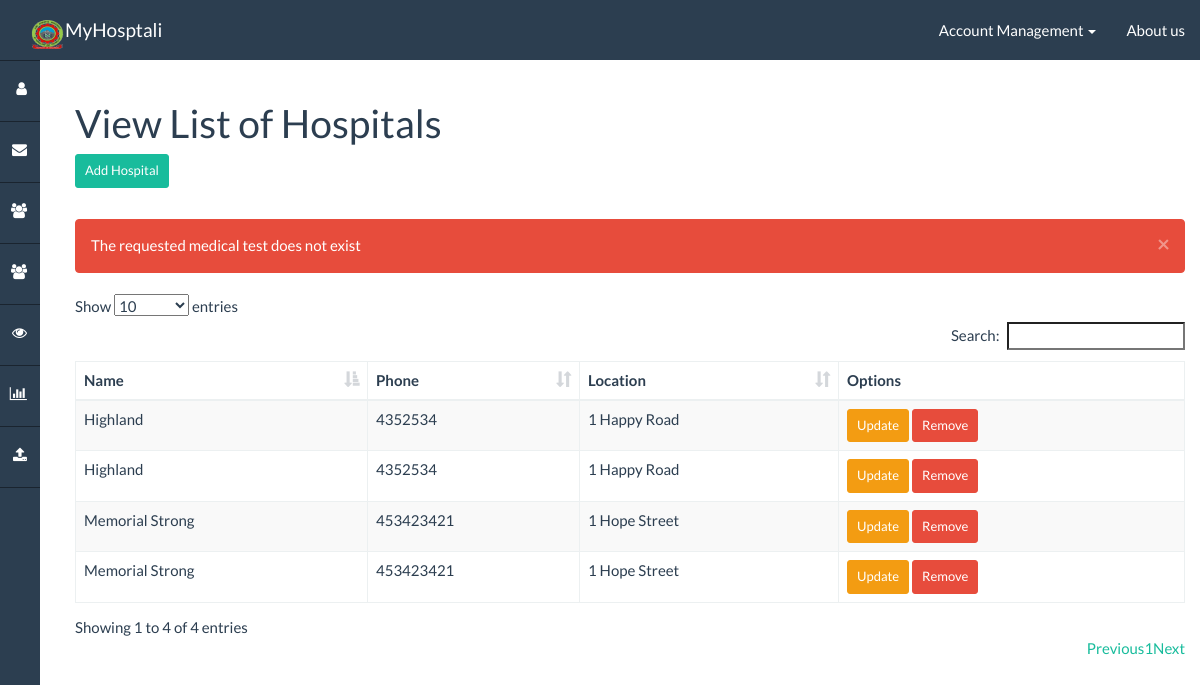
Before: /admin/list_hospital/ (signed in) with the older database file.
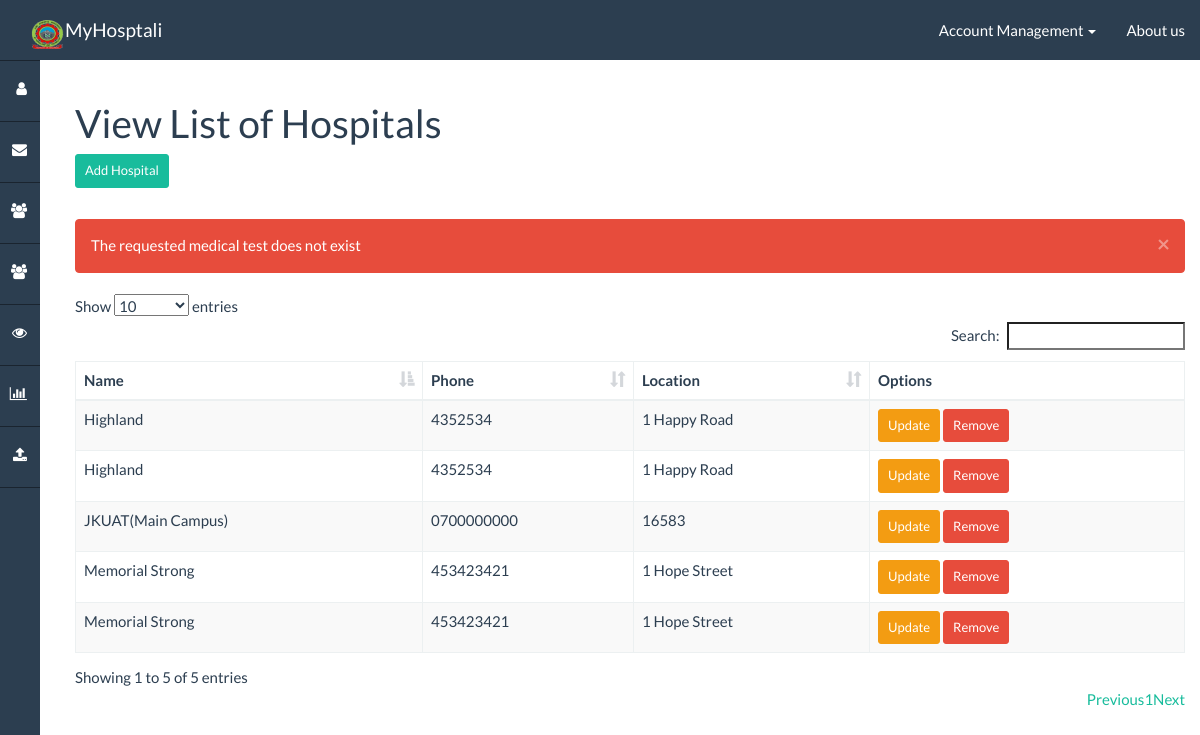
After: the same page with the newer database file.
### healthnet/models.py (models this page shows, shortened)
class Hospital(models.Model):
    name = models.CharField(max_length=50)
    phone = models.CharField(max_length=20)
    location = models.OneToOneField(Location)
    class Admin:
        list_display = (
            'name',
            'phone',
            'location'
        )

class Location(models.Model):
    city = models.CharField(max_length=50)
    zip = models.CharField(max_length=50)
    state = models.CharField(max_length=50)
    country = models.CharField(max_length=50, default="Kenya")
    address = models.CharField(max_length=50)
    def __str__(self):
        return self.address
    class Admin:
        list_display = ('city', 'country')

### healthnet/views_admin.py (the view)
# urls.py: url(r'^admin/list_hospital/$', views_admin.hospital_list, name='admin/list_hospital'),
def hospital_list(request):
    authentication_result = views.authentication_check(
        request,
        [Account.ACCOUNT_ADMIN]
    )
    if authentication_result is not None: return authentication_result
    template_data = views.parse_session(request)
    template_data['query'] = Hospital.objects.all()
    return render(request, 'healthnet/admin/list_hospital.html', template_data)

### healthnet/templatetags/app_filters.py (called while the page is built)
@register.filter(name='isAuthenticated')
def isAuthenticated(user):
    return user.is_authenticated()

### healthnet/views.py (called while the page is built)
def parse_session(request, template_data=None):
    if template_data is None:
        template_data = {}
    if request.session.has_key('alert_success'):
        template_data['alert_success'] = request.session.get('alert_success')
        del request.session['alert_success']
    if request.session.has_key('alert_danger'):
        template_data['alert_danger'] = request.session.get('alert_danger')
        del request.session['alert_danger']
    return template_data

### templates/healthnet/admin/list_hospital.html (shortened to what this page needs)
{% extends "base.html" %}
{% load app_filters %}
{% block body_header %}
    View List of Hospitals<br>
    <a class="btn btn-success btn-sm" href="/admin/add_hospital/" role="button">Add Hospital</a>
{% endblock %}
{% block body %}
    <table id="datatable" class="table table-hover table-striped table-bordered">
        <thead>
            <th>Name</th>
            <th>Phone</th>
            <th>Location</th>
            <th data-defaultsort='disabled'>Options</th>
        </thead>
        <tbody>
            {% for hospital in query %}
                <tr>
                    <td>{{ hospital.name  }}</td>
                    <td>{{ hospital.phone }}</td>
                    <td>{{ hospital.location }}</td>
                    <td>
                        {% if not user.account.role == 10 %}
                            <a class="btn btn-warning btn-sm" href="update/?pk={{ hospital.pk }}" role="button">Update</a>
                            <a class="btn btn-danger btn-sm" href="update/?pk={{ hospital.pk }}" role="button">Remove</a>
                        {% endif %}
                    </td>
                </tr>
            {% endfor %}
    </table>
{% endblock %}

Changed rows visible on the page:
added Hospital: name "JKUAT(Main Campus)", phone "0700000000", location "16583"
Other visible differences:
text written by a page script: "Show entries Search: Showing 1 to 4 of 4 entries Previous 1 Next" → "Show entries Search: Showing 1 to 5 of 5 entries Previous 1 Next"
